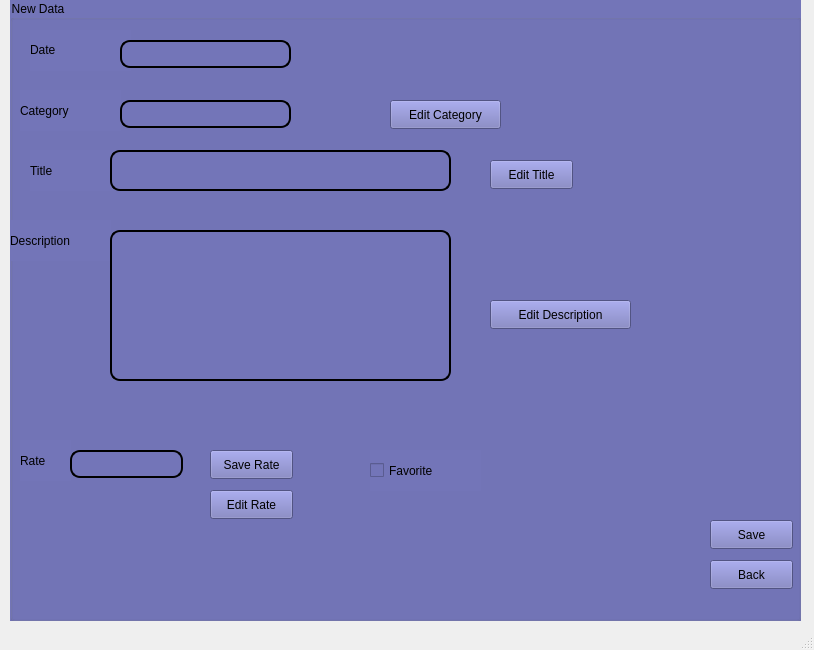
<?xml version="1.0" encoding="UTF-8"?>
<ui version="4.0">
 <class>News</class>
 <widget class="QMainWindow" name="News">
  <property name="geometry">
   <rect>
    <x>0</x>
    <y>0</y>
    <width>814</width>
    <height>650</height>
   </rect>
  </property>
  <property name="windowTitle">
   <string>MainWindow</string>
  </property>
  <widget class="QWidget" name="centralwidget">
   <widget class="QGroupBox" name="groupBox">
    <property name="enabled">
     <bool>true</bool>
    </property>
    <property name="geometry">
     <rect>
      <x>10</x>
      <y>0</y>
      <width>791</width>
      <height>621</height>
     </rect>
    </property>
    <property name="styleSheet">
     <string notr="true">background-color: rgb(0, 0, 255);
background-color: rgb(115, 117, 184);</string>
    </property>
    <property name="title">
     <string>New Data</string>
    </property>
    <widget class="QLabel" name="label">
     <property name="geometry">
      <rect>
       <x>10</x>
       <y>90</y>
       <width>101</width>
       <height>41</height>
      </rect>
     </property>
     <property name="text">
      <string>Category</string>
     </property>
    </widget>
    <widget class="QLabel" name="label_2">
     <property name="geometry">
      <rect>
       <x>20</x>
       <y>150</y>
       <width>101</width>
       <height>41</height>
      </rect>
     </property>
     <property name="text">
      <string>Title</string>
     </property>
    </widget>
    <widget class="QLabel" name="label_3">
     <property name="geometry">
      <rect>
       <x>0</x>
       <y>220</y>
       <width>101</width>
       <height>41</height>
      </rect>
     </property>
     <property name="text">
      <string>Description</string>
     </property>
    </widget>
    <widget class="QLabel" name="label_4">
     <property name="geometry">
      <rect>
       <x>10</x>
       <y>440</y>
       <width>51</width>
       <height>41</height>
      </rect>
     </property>
     <property name="text">
      <string>Rate</string>
     </property>
    </widget>
    <widget class="QLineEdit" name="lineEdit_Category">
     <property name="enabled">
      <bool>false</bool>
     </property>
     <property name="geometry">
      <rect>
       <x>110</x>
       <y>100</y>
       <width>171</width>
       <height>28</height>
      </rect>
     </property>
     <property name="styleSheet">
      <string notr="true">border-radius: 10px;
border-style: solid;
    border-width: 2px;
</string>
     </property>
    </widget>
    <widget class="QPushButton" name="pushButton">
     <property name="geometry">
      <rect>
       <x>700</x>
       <y>560</y>
       <width>83</width>
       <height>29</height>
      </rect>
     </property>
     <property name="text">
      <string>Back</string>
     </property>
    </widget>
    <widget class="QLabel" name="label_5">
     <property name="geometry">
      <rect>
       <x>20</x>
       <y>30</y>
       <width>101</width>
       <height>41</height>
      </rect>
     </property>
     <property name="text">
      <string>&lt;font color = black&gt;Date</string>
     </property>
    </widget>
    <widget class="QLineEdit" name="lineEdit_Date">
     <property name="enabled">
      <bool>false</bool>
     </property>
     <property name="geometry">
      <rect>
       <x>110</x>
       <y>40</y>
       <width>171</width>
       <height>28</height>
      </rect>
     </property>
     <property name="styleSheet">
      <string notr="true">border-radius: 10px;
border-style: solid;
    border-width: 2px;
</string>
     </property>
    </widget>
    <widget class="QCheckBox" name="checkBox_favNews">
     <property name="geometry">
      <rect>
       <x>360</x>
       <y>450</y>
       <width>111</width>
       <height>41</height>
      </rect>
     </property>
     <property name="text">
      <string>Favorite</string>
     </property>
    </widget>
    <widget class="QPushButton" name="pushButton_saveNewAdmin">
     <property name="geometry">
      <rect>
       <x>700</x>
       <y>520</y>
       <width>83</width>
       <height>29</height>
      </rect>
     </property>
     <property name="text">
      <string>Save</string>
     </property>
    </widget>
    <widget class="QPushButton" name="pushButton_editTitle">
     <property name="geometry">
      <rect>
       <x>480</x>
       <y>160</y>
       <width>83</width>
       <height>29</height>
      </rect>
     </property>
     <property name="text">
      <string>Edit Title</string>
     </property>
    </widget>
    <widget class="QPushButton" name="pushButton_editDesc">
     <property name="geometry">
      <rect>
       <x>480</x>
       <y>300</y>
       <width>141</width>
       <height>29</height>
      </rect>
     </property>
     <property name="text">
      <string>Edit Description</string>
     </property>
    </widget>
    <widget class="QPushButton" name="pushButton_saveRate">
     <property name="geometry">
      <rect>
       <x>200</x>
       <y>450</y>
       <width>83</width>
       <height>29</height>
      </rect>
     </property>
     <property name="text">
      <string>Save Rate</string>
     </property>
    </widget>
    <widget class="QLineEdit" name="lineEdit">
     <property name="geometry">
      <rect>
       <x>60</x>
       <y>450</y>
       <width>113</width>
       <height>28</height>
      </rect>
     </property>
     <property name="styleSheet">
      <string notr="true">border-radius: 10px;
border-style: solid;
    border-width: 2px;
</string>
     </property>
    </widget>
    <widget class="QPushButton" name="pushButton_2">
     <property name="geometry">
      <rect>
       <x>200</x>
       <y>490</y>
       <width>83</width>
       <height>29</height>
      </rect>
     </property>
     <property name="text">
      <string>Edit Rate</string>
     </property>
    </widget>
    <widget class="QPushButton" name="pushButton_editCategory">
     <property name="geometry">
      <rect>
       <x>380</x>
       <y>100</y>
       <width>111</width>
       <height>29</height>
      </rect>
     </property>
     <property name="text">
      <string>Edit Category</string>
     </property>
    </widget>
    <widget class="QPlainTextEdit" name="plainTextEdit_Description">
     <property name="enabled">
      <bool>false</bool>
     </property>
     <property name="geometry">
      <rect>
       <x>100</x>
       <y>230</y>
       <width>341</width>
       <height>151</height>
      </rect>
     </property>
     <property name="styleSheet">
      <string notr="true">border-radius: 10px;
border-style: solid;
    border-width: 2px;</string>
     </property>
    </widget>
    <widget class="QPlainTextEdit" name="plainTextEdit_Title">
     <property name="enabled">
      <bool>false</bool>
     </property>
     <property name="geometry">
      <rect>
       <x>100</x>
       <y>150</y>
       <width>341</width>
       <height>41</height>
      </rect>
     </property>
     <property name="styleSheet">
      <string notr="true">border-radius: 10px;
border-style: solid;
    border-width: 2px;</string>
     </property>
    </widget>
   </widget>
  </widget>
  <widget class="QMenuBar" name="menubar">
   <property name="geometry">
    <rect>
     <x>0</x>
     <y>0</y>
     <width>814</width>
     <height>25</height>
    </rect>
   </property>
  </widget>
  <widget class="QStatusBar" name="statusbar"/>
 </widget>
 <resources/>
 <connections/>
</ui>
